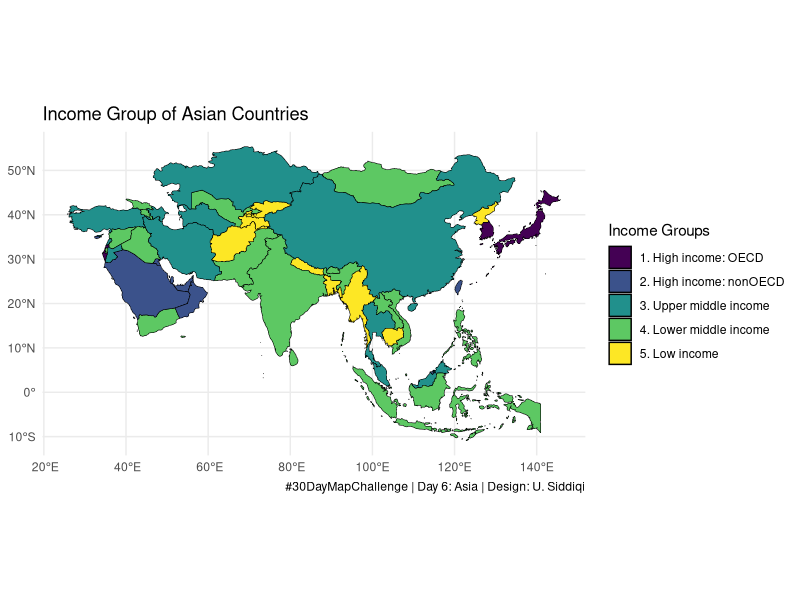
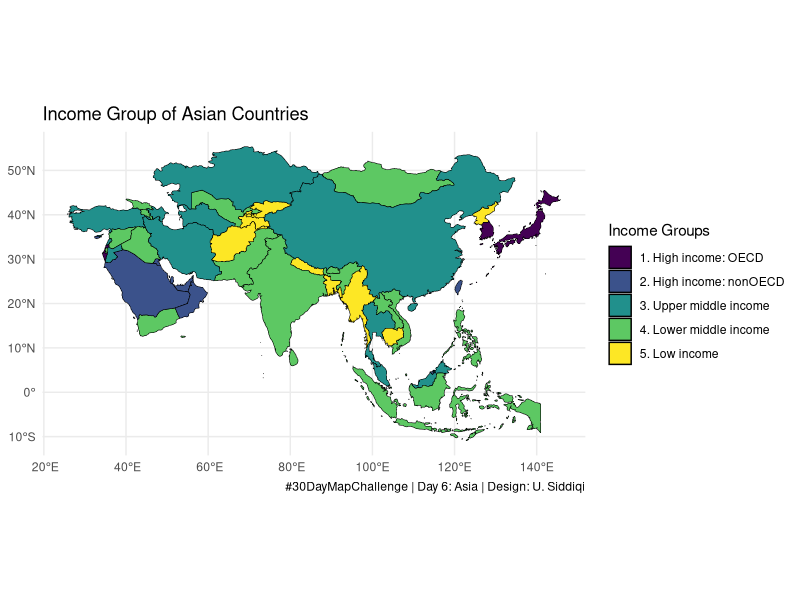

The R script that drew these images, in order:
##################################
###   30 Day Map Challenge     ###
###      Nov 6, 2023.          ###
###      Day 6: Asia Map       ###
####    Umema A. Siddiqi      ####
##################################

# libraries ----------------------------------------------------------------------------------------
library(rnaturalearth)
library(ggplot2)
library(viridis)

# Get a world map ----------------------------------------------------------------------------------
world_map <- ne_countries(scale = "medium", returnclass = "sf")

# Filter the world map to include only Asian countries ---------------------------------------------
asia_map <- world_map[world_map$region_un %in% "Asia", ]

# Extract unique values from the "income group" variable -------------------------------------------
unique_income <- unique(asia_map$income_grp)

# Print the unique categories ----------------------------------------------------------------------
print(unique_income)

# Define a gradient color palette ------------------------------------------------------------------
palette <- viridis_pal(option = "D")(length(unique(asia_map$income_grp)))

# Create a ggplot to map the "income group" variable with the gradient color palette ---------------
ggplot(asia_map) +
  geom_sf(aes(fill = factor(income_grp)), color = "black") +
  scale_fill_manual(values = palette) +
  labs(
    title = "Income Group of Asian Countries",
    fill = "Income Groups",
    caption = "#30DayMapChallenge | Day 6: Asia | Design: U. Siddiqi"
  ) +
  theme_minimal()

# save plot ----------------------------------------------------------------------------------------
ggsave(paste0("asia_", format(Sys.time(), "%d%m%Y"), ".png"), dpi = 320, width = 6, height = 6)
